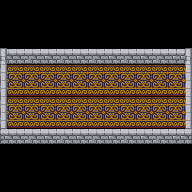

Below is a game level as drawn by its tile map, then a one-line description and the .tmx that defines it (tile-layer data replaced by summaries):
An orthogonal 12x12 tile map with 16x16 px tiles, 2 tile layers (Background, Box), 1 hidden layer not drawn.

<map version="1.0" orientation="orthogonal" width="12" height="12" tilewidth="16" tileheight="16">
 <tileset firstgid="1" name="Seito-RPG" tilewidth="16" tileheight="16">
  <image source="rpg indoor tileset expansion 1 trans.png" width="176" height="192" />
 </tileset>
 <layer name="Dudel" width="12" height="12" visible="0">
  <data>[144 cells, 144 non-empty, 1 distinct tile ids]</data>
 </layer>
 <layer name="Background" width="12" height="12">
  <data>[144 cells, 48 non-empty, 2 distinct tile ids]</data>
 </layer>
 <layer name="Box" width="12" height="12">
  <data>[144 cells, 32 non-empty, 10 distinct tile ids]</data>
 </layer>
</map>